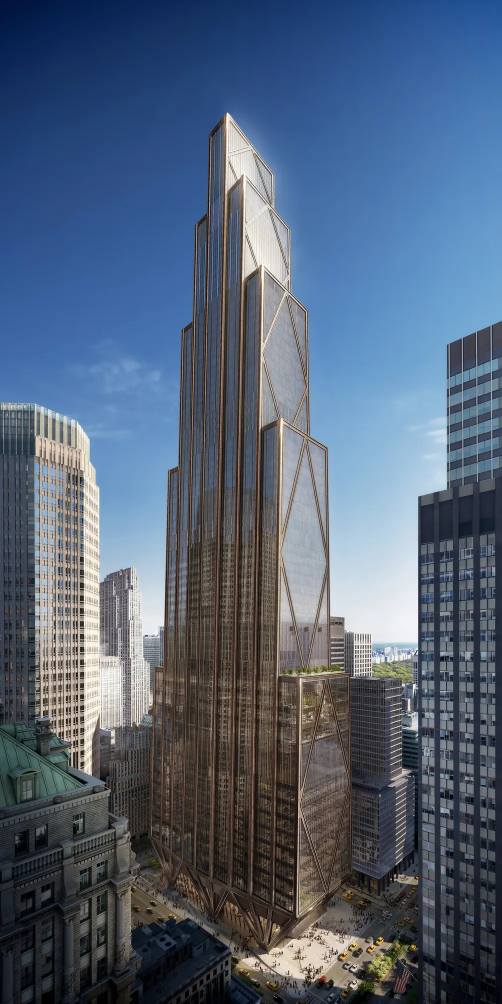
#> input picture social/gen/jpm.png, 1004 x 2008 px (shown at 1/2 size)
$ python -i build.py   (imports and definitions only)
#> lines starting #> are read from the running program, lines starting #| are printed output that depends on the picture
import json,subprocess,math,sys,re,difflib,numpy as np,soundfile as sf
from PIL import Image,ImageDraw,ImageFont,ImageFilter
W,H,FPS,DUR=1080,1920,30,50.0
# [1 line that did not run here, left out]
idx=json.load(open("idx.json")); asr=json.load(open("words.json"))
# ---------- 1. script tokens with display text, aligned to ASR timings
NUM={"1":"one","2":"two","3":"three","4":"four"}
def norm(w): w=re.sub(r"[^a-z0-9]","",w.lower()); return NUM.get(w,w)
toks=[]  # (spoken_norm, display, seg)
# [7 lines not run here, left out]
# [1 line that did not run here, left out]
# whisper often fuses "mnaprep .com" -> split for matching
# [1 line that did not run here, left out]
T=[None]*len(toks)
# [2 lines not run here, left out]
matched=sum(x is not None for x in T)
# interpolate gaps
i=0
# [9 lines not run here, left out]
WORDS=[(d,t[0],t[1],n,sp) for (sp,d,n),t in zip(toks,T)]
def wt(word,seg,nth=0):
#> called with word = 'rejected', seg = 'hook', nth = 0
    c=0
    for d,s,e,n,sp in WORDS:
        if n==seg and sp==word:
            if c==nth: return s
            c+=1
    raise KeyError(word)
# ---------- 2. caption chunks: break on punctuation, max 3 words, max width
FB="/usr/share/fonts/truetype/dejavu/DejaVuSans-Bold.ttf"; FONTS={}
def f(s):
    if s not in FONTS: FONTS[s]=ImageFont.truetype(FB,s)
    return FONTS[s]
_m=ImageDraw.Draw(Image.new("RGB",(10,10)))
CAPF=70
def cap(d): return d.upper().rstrip(",.?!") if d else d
chunks=[];cur=[]
# [9 lines not run here, left out]
CH=[(c,c[0][1],c[-1][2]) for c in chunks]
# ---------- 3. timed reveal events (driven by the spoken words)
# [1 line that did not run here, left out]
# [6 lines that did not run here, left out]
# [1 line that did not run here, left out]
# [1 line not run here, left out]
# ---------- 4. audio: voice + music bed (ducked) + word-synced SFX
SR=24000; N=int(DUR*SR); t_=np.arange(N)/SR; rng=np.random.default_rng(3)
# [1 line that did not run here, left out]
# [1 line that did not run here, left out]
bpm=96;beat=60/bpm;bar=4*beat;chs=[(57,60,64),(53,57,60),(48,52,55),(55,59,62)]
hz=lambda m:440*2**((m-69)/12); music=np.zeros(N,np.float32)
# [18 lines not run here, left out]
sfx=np.zeros(N,np.float32)
def add(x,at):
    s=int(max(0,at)*SR);L=min(len(x),N-s)
    if L>0: sfx[s:s+L]+=x[:L]
def whoosh(d=0.45):
    n=int(d*SR);x=rng.standard_normal(n);y=np.cumsum(x);y-=np.convolve(y,np.ones(200)/200,'same');y/=np.max(np.abs(y))+1e-9
    return (y*np.sin(np.pi*np.arange(n)/n)**2*0.3).astype(np.float32)
def pop(fq=880):
    n=int(0.14*SR);tt=np.arange(n)/SR;return (np.sin(2*np.pi*(fq+400*np.exp(-tt*40))*tt)*np.exp(-tt*30)*0.35).astype(np.float32)
def thud():
    n=int(0.3*SR);tt=np.arange(n)/SR;return ((np.sin(2*np.pi*(90*np.exp(-tt*8)+40)*tt)*np.exp(-tt*14)+rng.standard_normal(n)*np.exp(-tt*60)*0.4)*0.55).astype(np.float32)
def ding():
    n=int(0.5*SR);tt=np.arange(n)/SR;return ((np.sin(2*np.pi*1568*tt)+0.4*np.sin(2*np.pi*2349*tt))*np.exp(-tt*7)*0.16).astype(np.float32)
# [4 lines not run here, left out]
env=np.abs(voice);k=int(0.06*SR);env=np.convolve(env,np.ones(k)/k,'same');env=np.minimum(1,env/(np.percentile(env,90)+1e-6))
env=np.convolve(env,np.ones(int(0.15*SR))/int(0.15*SR),'same')
mix=voice+music*0.5*(1-0.8*env)+sfx*0.75
# [2 lines not run here, left out]
# ---------- 5. animation drivers
# [1 line that did not run here, left out]
# [1 line that did not run here, left out]
# [2 lines not run here, left out]
# [1 line that did not run here, left out]
# [1 line not run here, left out]
ONS=[(s,min(1.0,0.45+0.1*len(d))) for d,s,e,n,sp in WORDS if d]
# [16 lines left out: functions beat, viseme, not called in this run]
VIS={"rest":(1,1),"open":(1.0,1.12),"round":(0.62,1.0),"wide":(1.18,0.68),"teeth":(0.95,0.32),"closed":(0.9,0.06)}
def ease(x): x=min(1,max(0,x)); return 1-(1-x)**3
def back(x): x=min(1,max(0,x)); c=1.7; return 1+(c+1)*(x-1)**3+c*(x-1)**2
NAVY=(8,20,48);GOLD=(232,184,74);WHITE=(255,255,255);MUT=(150,168,205);GREEN=(70,200,120);RED=(235,80,80)
SKIN=(214,164,128);SKIN2=(190,140,104);HAIR=(28,22,20);HAIR2=(48,38,34);SUIT=(30,46,92);SUIT2=(19,31,66)
import os
TITLES={"hook":(0,os.environ.get("HOOK","4 RESUME MISTAKES")),"1":(1,"ONE PAGE ONLY"),"2":(2,"SHOW RESULTS"),"3":(3,"ZERO TYPOS"),"4":(4,"BEST STUFF FIRST"),"cta":(0,"FIX THESE 4")}
# [6 lines left out: function seg_at, not called in this run]
def seg_start(n): return NUMT[n]-0.08 if n in NUMT else seg_t[n]
# [16 lines left out: functions ctr, resume, stamp, not called in this run]
def check(d,x,y,r=35):
    d.ellipse([x-r,y-r,x+r,y+r],fill=GREEN); d.line([(x-r*0.45,y),(x-r*0.1,y+r*0.38),(x+r*0.5,y-r*0.4)],fill=WHITE,width=9)
# [38 lines left out: function illus, not called in this run]
# ---------- 7. male presenter
S=2; CW,CHh=1080,860
# [4 lines left out: function word_active, not called in this run]
# [1 line that did not run here, left out]
# [61 lines left out: function presenter, not called in this run]
CUTS=[0,2.6,5.5,8.4,11.3,14.2,17.5,20.6,23.9,27.1,30.2,33.4,36.5,39.6,42.7,45.6]; ZS=[1.0,1.14,1.04,1.2,1.0,1.12,1.06,1.18]
def zoom_at(t):
    k=max(j for j,c in enumerate(CUTS) if c<=t); return ZS[k%len(ZS)]+0.03*(t-CUTS[k])/3.0
BG=Image.new("RGB",(W,H),NAVY); bd=ImageDraw.Draw(BG)
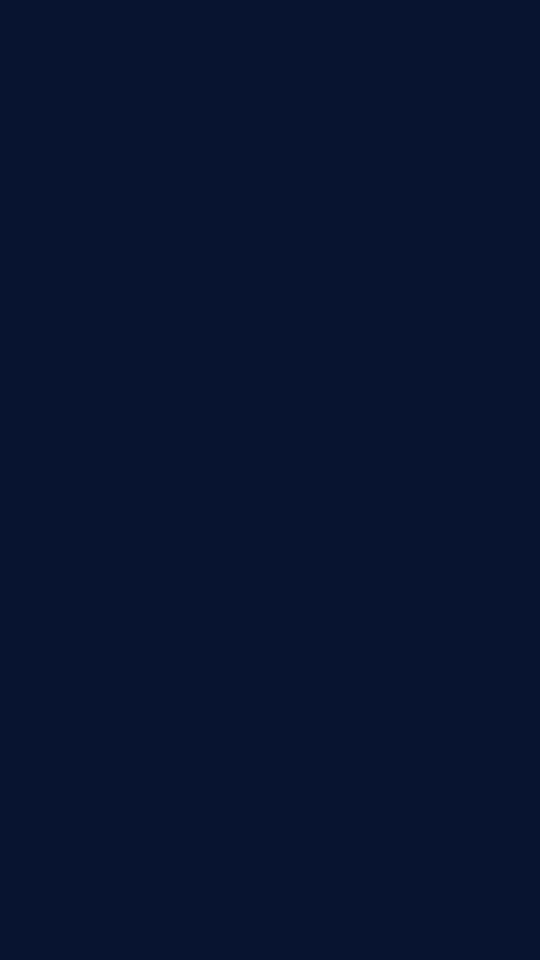
#> BG: PIL image 1080x1920 RGB (shown at 1/2 size); mean R, G, B 8, 20, 48
#> `glow=Image.new("L",(W,H),0); ImageDraw.Draw(glow).ellipse([140,760,940..`: glow: PIL image 1080x1920 L; every value is 0
# [2 lines not run here, left out]
BG=Image.composite(Image.new("RGB",(W,H),(40,62,120)),BG,glow)
def frame(i):
    t=i/FPS; im=BG.copy(); d=ImageDraw.Draw(im)
    for k in range(-3,12): x=(k*220+t*18)%(W+400)-200; d.line([(x,0),(x-500,H)],fill=(16,34,74),width=3)
    n=seg_at(t); num,title=TITLES[n]; ds=t-seg_start(n)
    d.text((60,70),"BLUE CHIP FINANCIAL",font=f(38),fill=GOLD); d.rectangle([60,125,300,131],fill=GOLD)
    s=back(ds/0.35); y=190+int((1-ease(ds/0.3))*50)
    if num:
        r=int(58*max(s,0.01)); d.ellipse([W/2-r,y+68-r,W/2+r,y+68+r],outline=GOLD,width=8)
        if s>0.5: ctr(d,y+20,str(num),f(92),GOLD,0)
        y+=150
    else: y+=60
    ctr(d,y,title,f(80),WHITE)
    ill=illus(n,t); sc=max(0.05,back(ds/0.4))
    if sc!=1: ill=ill.resize((max(1,int(ill.width*sc)),max(1,int(ill.height*sc))),Image.LANCZOS)
    im.paste(ill,(int((W-ill.width)/2),int(470+(300-ill.height)/2)),ill)
    fing=num if (n in NUMT and t<idx[-1][2]) else 0
    ch=presenter(t,i,n,fing); zs=zoom_at(t); ch=ch.resize((int(CW*zs),int(CHh*zs)),Image.LANCZOS)
    im.paste(ch,(int(540-540*zs),int(740+330-330*zs)),ch)
    for k,(c,s0,e0) in enumerate(CH):
        nxt=CH[k+1][1] if k+1<len(CH) else e0+0.6
        if s0-0.04<=t<min(e0+0.4,nxt):
            ws=[cap(w[0]) for w in c]; fnt=f(CAPF); x=(W-d.textlength(" ".join(ws),font=fnt))/2
            pop_=back((t-s0)/0.12); yy=1650+int((1-pop_)*14)
            act=None
            for q,wd in enumerate(c):
                if wd[1]-0.03<=t: act=q
            if act is not None and t>c[act][2]+0.25: act=None
            for q,(w,wd) in enumerate(zip(ws,c)):
                col=GOLD if q==act else WHITE
                for ox,oy in ((-3,0),(3,0),(0,-3),(0,4)): d.text((x+ox,yy+oy),w,font=fnt,fill=(0,0,0))
                d.text((x,yy),w,font=fnt,fill=col); x+=d.textlength(w+" ",font=fnt)
            break
    d.rectangle([0,H-14,W*min(t/DUR,1),H],fill=GOLD)
    return im
# [9 lines not run here, left out]

>>> import cv2
>>> picture = cv2.imread('../jpm.png', cv2.IMREAD_GRAYSCALE)
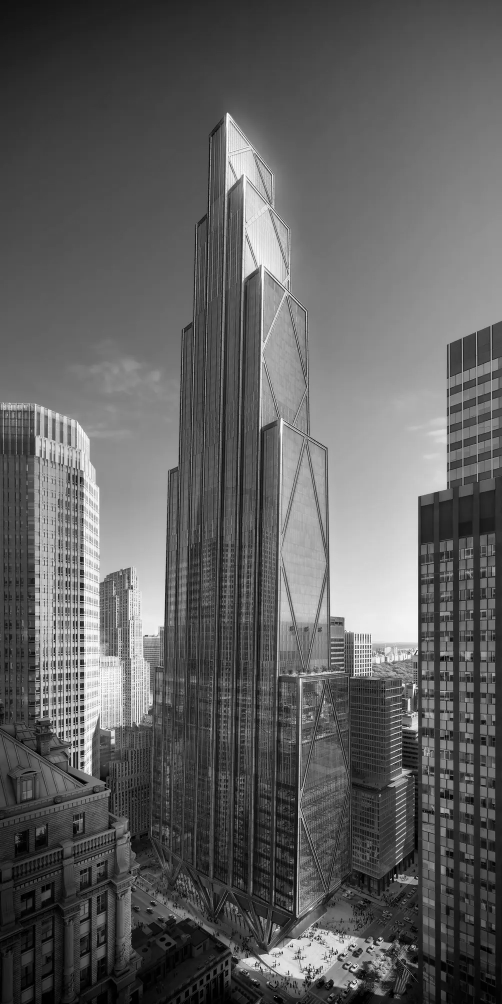
#> picture: shape (2008, 1004) (shown at 1/2 size); min 0, max 255, mean 95.6
>>> result = frame(picture)
#> (the run stopped early here; a loop or call above may not have finished)
